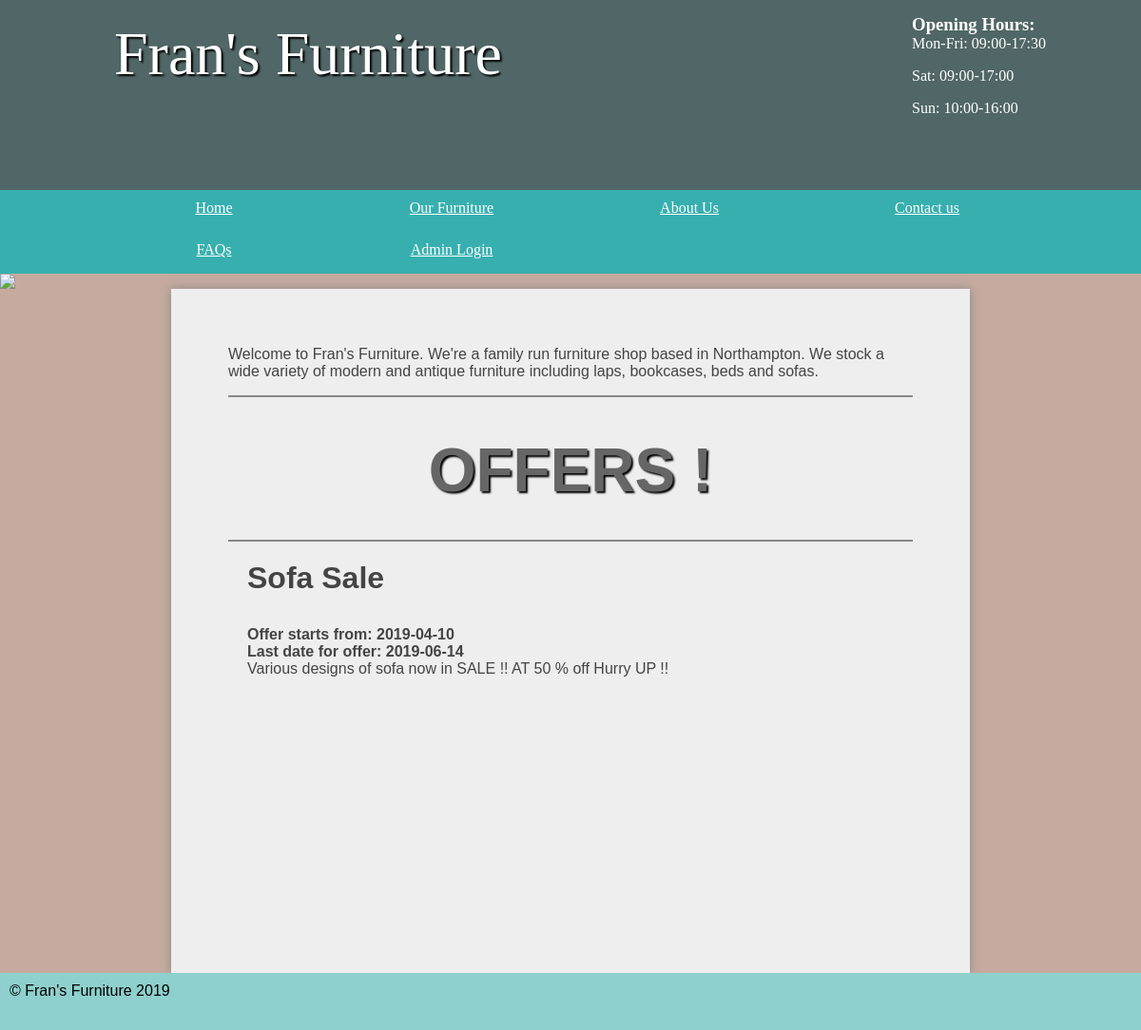
The page / on the database its author committed.
### tables this page shows
CREATE TABLE `announcement` (
  `id` int(8) NOT NULL,
  `topic` varchar(50) NOT NULL,
  `description` varchar(255) NOT NULL,
  `offer_start_date` date NOT NULL,
  `valid_upto_date` date NOT NULL
);

### functions/load_template.php (called while the page is built, shortened)
<?php
	function loadTemplate($filename, $tempVars){
		extract($tempVars);
		require $filename;
		$content = ob_get_clean();
		return $content;
	}
?>

### pages/users/userhome.php (called while the page is built, shortened)
<?php
	$furniture=new DatabaseTable('announcement');
	$fur=$furniture->findAll();
	$content = loadTemplate('../templates/users/indextemplate.php', ['furnitureQuery'=>$fur]);
?>

### classes/databasetable.php (called while the page is built, shortened)
<?php
class DatabaseTable{
    public $table;
    function __construct($table){
        $this->table = $table;
    }
function findAll() {
    global $pdo;
        $stmt = $pdo->prepare('SELECT * FROM ' . $this->table );
        $stmt->execute();
        return $stmt;
}
}
?>

### templates/users/indextemplate.php (the view, shortened to what this page needs)
<main class="home">
		<p>Welcome to Fran's Furniture. We're a family run furniture shop based in Northampton. We stock a wide variety of modern and antique furniture including laps, bookcases, beds and sofas.</p>
	<ul class="furniture">
		<li><h1>OFFERS !  </h1></li>
		<?php
	foreach ($furnitureQuery as $furniture) {
		echo '<li>';
		echo '<div class="details">';
		echo '<h2>' . $furniture['topic'] . '</h2>';
		echo '<h4> Offer starts from: ' . $furniture['offer_start_date'] . '</h4>';
		echo '<h4> Last date for offer: ' . $furniture['valid_upto_date'] . '</h4>';
		echo '<p>' . $furniture['description'] . '</p>';
		echo '</div>';
		echo '</li>';
	}
	?>
</ul>
	</main>

### css/styles.css (style rules this page uses)
* { margin: 0; padding: 0; }
html { font-family: 'Oxygen-Regular', verdana, sans-serif; }
body { background-color: #C6AAA0; }
h1 { font-size:4em; color: white; text-align: center; padding-top: 20px; text-shadow: 2px 2px 2px #000; }
main { min-height: 75vh; background-color: #eee; width: 70vw; display: block; margin: auto; box-shadow: 0px 0px 10px #888; color:#444; }
main h2 { font-size:2em; }
.home { padding: 5vw; width: 60vw; }
p, li, h2 { margin-bottom: 1em; }
.furniture li { border-top: 2px solid #888; padding: 20px; overflow: auto; }
main h1 { color: #666; }

### rows shown on the page
announcement: topic "Sofa Sale", offer_start_date "2019-04-10", valid_upto_date "2019-06-14", description "Various designs of sofa now in SALE !! AT 50 % off Hurry UP !!"

### other values the page prints
date ('Y') "2019"
